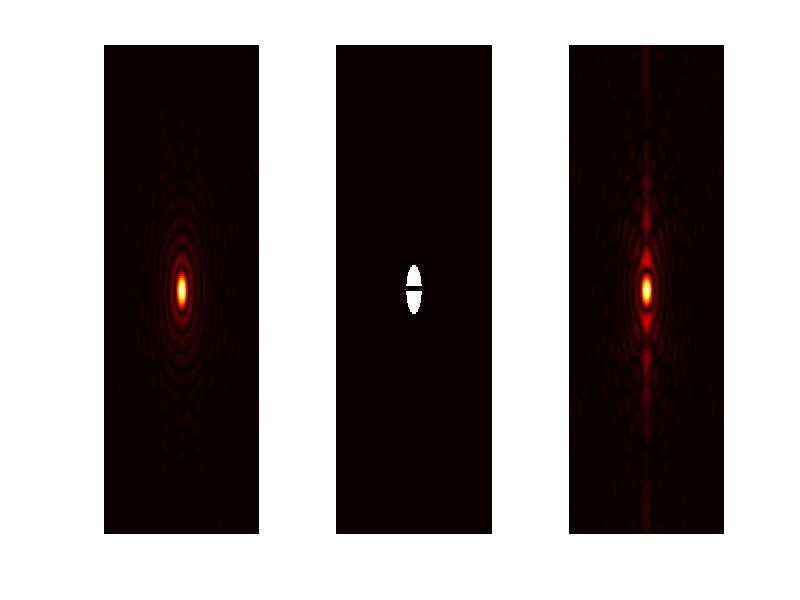

Reproduce this figure in MATLAB.
clear all;
x=linspace(-5,5,256);
y=linspace(-5,5,256);
[X,Y]=meshgrid(x,y);
A=zeros(256);
A((X.^2+Y.^2)<.25)=1;
fA=fftshift(fft2(A));
A(127:129,:)=0;
% A(:,127:129)=0;
subplot(132)
imagesc(real(A));axis off
subplot(131)
imagesc((abs(fA)))
axis off
subplot(133)
imagesc((abs(fftshift(fft2((A))))))
axis off
colormap(hot)
